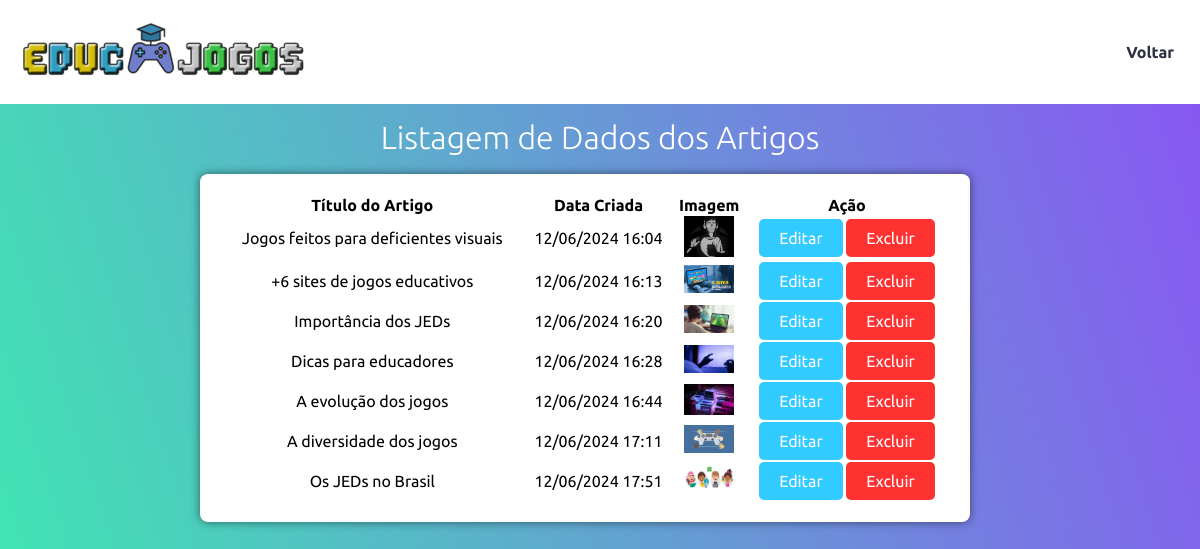
/crud_artigos/listar_artigo.php, run on the app's committed database.
### tables this page shows
CREATE TABLE `artigos` (
  `id` int(11) NOT NULL,
  `id_usuarios` int(11) NOT NULL,
  `titulo` varchar(255) NOT NULL,
  `imagem` varchar(255) DEFAULT NULL,
  `conteudo` text DEFAULT NULL,
  `data_publicacao` datetime DEFAULT current_timestamp()
);

### crud_artigos/listar_artigo.php (the view, shortened to what this page needs)
<?php
require '../conn/conexao.php';
$query_select = "SELECT id, titulo, imagem, data_publicacao FROM artigos;";
$stmt_select = $conn->query($query_select);
$artigos = $stmt_select->fetchAll(PDO::FETCH_ASSOC);
?>
<!DOCTYPE html>
<html lang="pt-br">
<head>
    <link href="../css/boot.css" rel="stylesheet" />
    <link rel="stylesheet" href="../css/list_format.css">
    <link rel="stylesheet" href="../css/formulario.css">
</head>
<body>
    <header class="main_header">
        <div class="main_header_content">
            <a href="../pagina_adm.php" class="logo">
                <img src="../img/logo3.png" alt="Logo EDUC JOGOS">
            </a>
            <nav class="main_header_content_menu">
                <ul>
                    <li><a href="../opcao.php">Voltar</a></li>
                </ul>
            </nav>
        </div>
    </header>
    <div class="list_container">
        <h1>Listagem de Dados dos Artigos</h1>
        <br>
        <table width="770px">
            <tr>
                <th>Título do Artigo</th>
                <th>Data Criada</th>
                <th>Imagem</th>
                <th>Ação</th>
            </tr>
            <?php foreach ($artigos as $row) { ?>
                <tr>
                    <td><?php echo htmlspecialchars($row['titulo']); ?></td>
                    <td><?php echo date('d/m/Y H:i', strtotime($row['data_publicacao'])) ?></td>
                    <td><img src="<?php echo htmlspecialchars($row['imagem']); ?>" alt="" width="50px"></td>
                    <td>
                        <button class="btn-color"><a href="edit_artigos.php?id=<?php echo $row['id']; ?>">Editar</a></button>
                        <form action="" method="post" style="display:inline;">
                            <button class="btn-color2" type="submit" name="excluir_artigos">Excluir</button>
                        </form>
                    </td>
                </tr>
            <?php } ?>
        </table>
    </div>
</body>
</html>

### css/boot.css (style rules this page uses)
* { padding: 0; margin: 0; box-sizing: border-box; text-decoration: none; font-size: 1em; font-family: 'Ubuntu', sans-serif; }

### css/list_format.css (style rules this page uses)
body { background: linear-gradient(72deg, #3DEBB0 1%, #8956F3 99%); background-size: 100% 100%; min-height: 100vh; }
.main_header { width: 100%; background: #fff; }
.main_header .main_header_content { max-width: 1300px; margin: 0 auto; display: flex; flex-wrap: wrap; }
.main_header .main_header_content .logo { flex-basis: 330px; padding: 20px; width: 290px; }
.main_header .main_header_content .main_header_content_menu { flex-basis: calc(100% - 330px); display: flex; justify-content: flex-end; }
.main_header_content_menu ul { display: flex; align-items: stretch; font-weight: 600; }
.main_header_content_menu ul li { list-style: none; display: flex; align-items: center; }
.main_header_content_menu ul li a { padding: 0 26px; display: flex; align-items: center; height: 100%; color: #2d3142; }
h1 { text-align: center; font-size: 2em; color: #fff; font-weight: 300; margin-top: 15px; }
form { display: flex; flex-wrap: wrap; }
button { background-color: #8956f3; border: none; color: #fff; font-size: 16px; padding: 10px 20px; border-radius: 5px; opacity: 0.8; cursor: pointer; }
button a { color: inherit; text-decoration: none; color: deepskyblue; }
.list_container { max-width: 100vh; margin: 0 auto; align-items: center; }
table { background-color: #fff; padding: 20px; border-radius: 8px; text-align: center; box-shadow: 0 0 10px rgba(0, 0, 0, 0.5); }

### css/formulario.css (style rules this page uses)
body { background: linear-gradient(72deg, #3DEBB0 1%, #8956F3 99%); background-size: 100% 100%; min-height: 100vh; }
.main_header { width: 100%; background: #fff; }
.main_header .main_header_content { max-width: 1300px; margin: 0 auto; display: flex; flex-wrap: wrap; }
.main_header .main_header_content .logo { flex-basis: 330px; padding: 20px; width: 290px; }
.main_header .main_header_content .main_header_content_menu { flex-basis: calc(100% - 330px); display: flex; justify-content: flex-end; }
.main_header_content_menu ul { display: flex; align-items: stretch; font-weight: 600; }
.main_header_content_menu ul li { list-style: none; display: flex; align-items: center; }
.main_header_content_menu ul li a { padding: 0 26px; display: flex; align-items: center; height: 100%; color: #2d3142; }
h1 { text-align: center; font-size: 2em; color: #fff; font-weight: 300; margin-top: 15px; }
form { display: flex; flex-wrap: wrap; }
button { background-color: #824ef2; border: none; color: #fff; font-size: 16px; padding: 10px 20px; border-radius: 5px; opacity: 0.8; cursor: pointer; }
button a { color: inherit; text-decoration: none; }
.btn-color { background-color: #00bfff; }
.btn-color2 { background-color: #ff0000; }

### data on the page
artigos: titulo "Jogos feitos para deficientes visuais", data_publicacao "12/06/2024 16:04", imagem (picture)
artigos: titulo "+6 sites de jogos educativos", data_publicacao "12/06/2024 16:13", imagem (picture)
artigos: titulo "Importância dos JEDs", data_publicacao "12/06/2024 16:20", imagem (picture)
artigos: titulo "Dicas para educadores", data_publicacao "12/06/2024 16:28", imagem (picture)
artigos: titulo "A evolução dos jogos", data_publicacao "12/06/2024 16:44", imagem (picture)
artigos: titulo "A diversidade dos jogos", data_publicacao "12/06/2024 17:11", imagem (picture)
artigos: titulo "Os JEDs no Brasil", data_publicacao "12/06/2024 17:51", imagem (picture)
